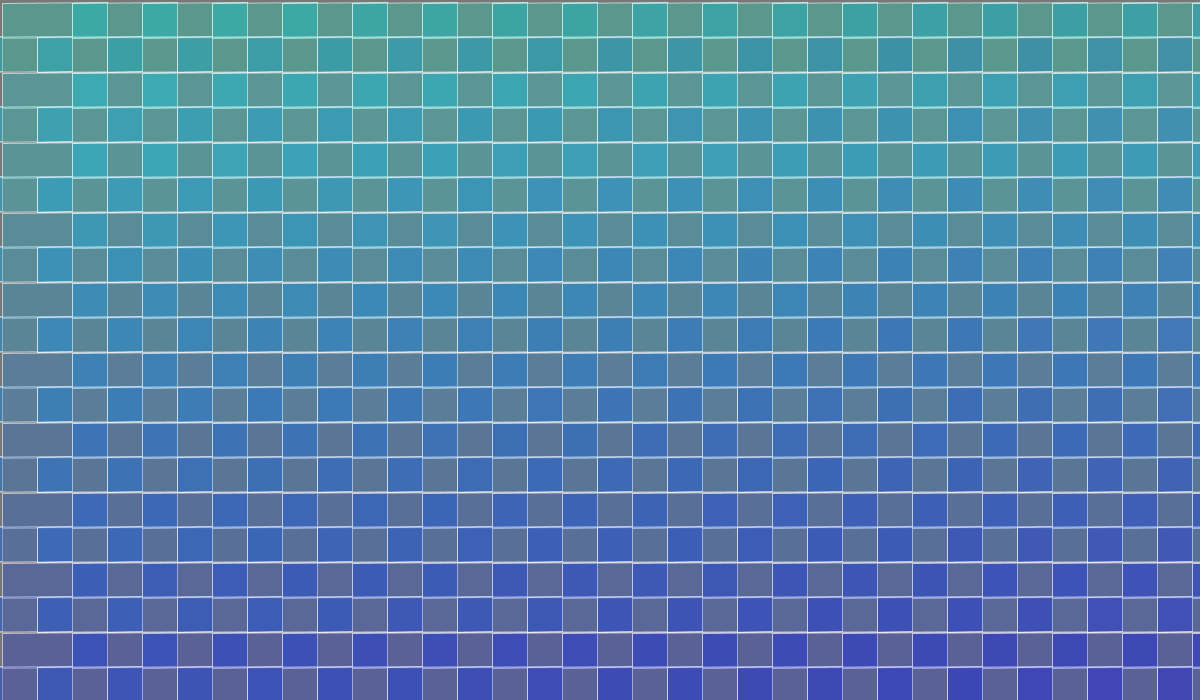
Frame 1 (no input)
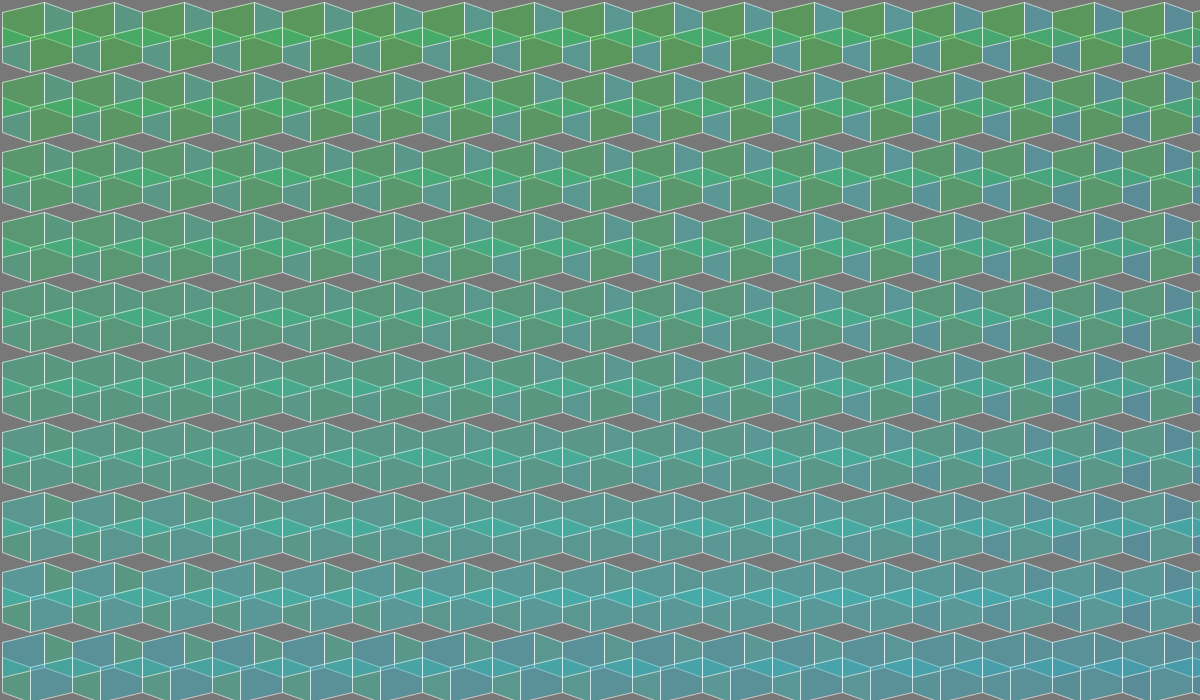
Frame 60 (the mouse pressed at the canvas centre just before this capture)
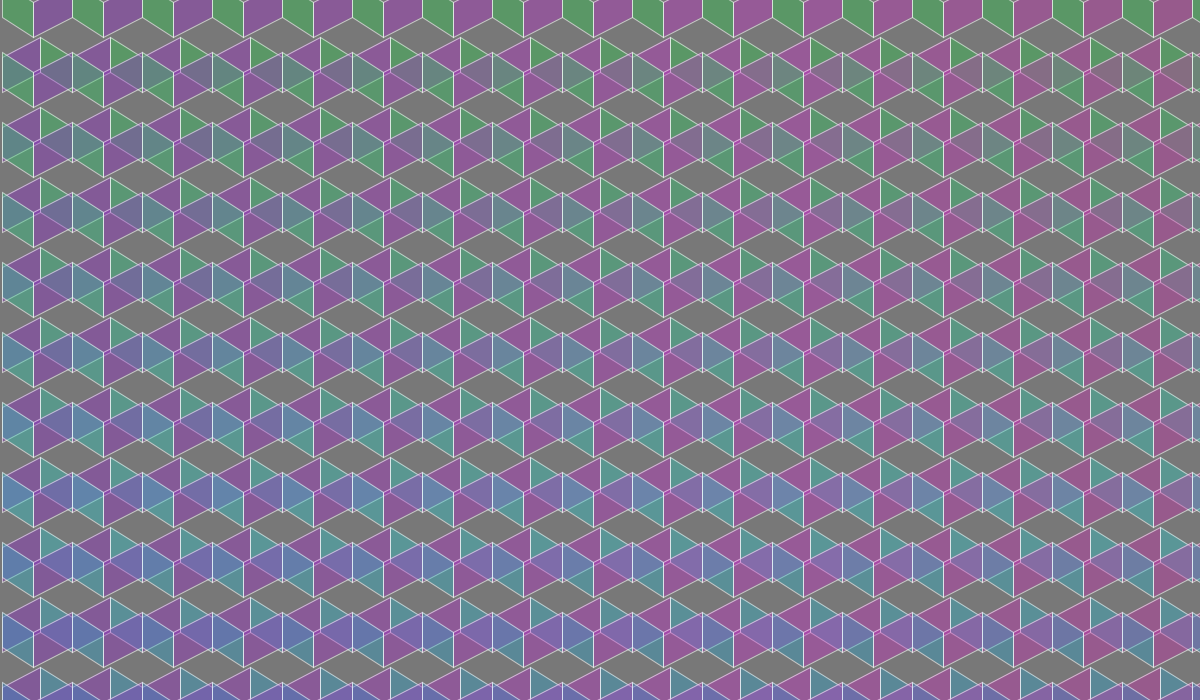
Frame 120 (the mouse held since frame 60 and released just before this capture)

The Processing sketch that drew these frames (run headless with seeded random() and noise(); from frame 60 on, the mouse is pressed at the canvas centre):

// Processing sketch: processing_57188
// ── processing_57188.pde

float s = 35, cx= s, cy=s, t=0, k = 1;
float r, i = 1;

void setup() {
  size(1200, 700);
  smooth();
  colorMode(HSB);
  background(120);
}

void draw() {

  r = s/k;

//  fill(120, 50);
background(120);
//  rect(0, 0, width, height);

  //  noFill();
  stroke(255,150);

  float x = 10*cos(radians(5*s));
  float y = 10*sin(radians(10*s));

  for ( int i = 1; i < width; i += s) {
    for ( int j = 1; j < height; j += s) {

      float ci = map(i, 1, width, 150, 200);
      float cj = map(j, 1, height, 100, 200);

      pushMatrix();
      translate(cx+2*i, cy+2*j);  

      fill(ci+50*sin(radians(t)), 200, 200, 100);
//      stroke(ci+20*sin(radians(t)), 200, 200);
      beginShape();
      vertex(2*r, 0);
      vertex(s, s/r);
      vertex(s, -(r-1)*s/r);
      vertex(2*r, -s);
      vertex(2*r, 0);
      endShape(CLOSE);

      beginShape();
      vertex(-2*r, 0);
      vertex(-s, -s/r);
      vertex(-s, (r-1)*s/r);
      vertex(-2*r, s);
      vertex(-2*r, 0);
      endShape();

      fill(cj+20*cos(radians(t)), 200, 200, 100);
 //     stroke(cj+20*sin(radians(t)), 200, 200);      
      beginShape();
      vertex(2*r, 0);
      vertex(-s, s/r);
      vertex(-s, -(r-1)*s/r);
      vertex(2*r, -s);
      vertex(2*r, 0);
      endShape(CLOSE);
      
      beginShape();
      vertex(-2*r, 0);
      vertex(s, -s/r);
      vertex(s, (r-1)*s/r);
      vertex(-2*r, s);
      vertex(-2*r, 0);
      endShape(CLOSE);
      
      popMatrix();

    }
  }

  t += 10;
  k += i*1;

  if ( k >= s || k <= -s) {
    i *= -1;
  }
}

void mousePressed() {
  save("capturas/img"+frameCount+".png");
}
